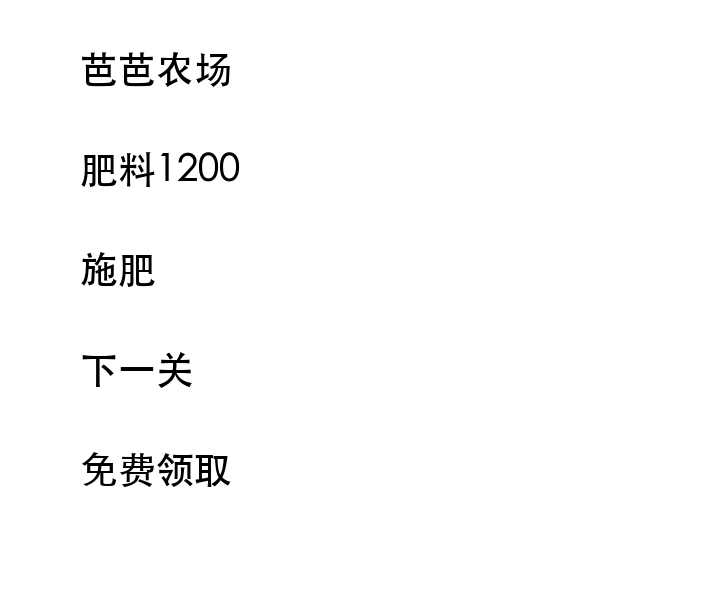
#> input picture android/app/src/androidTest/assets/ocr.png, 720 x 600 px
$ python -i recognition.py   (imports and definitions only)
#> lines starting #> are read from the running program, lines starting #| are printed output that depends on the picture; after the words box and inside, x2 and y2 are one past the last pixel; in counts of white or black regions, pixels touching at a corner belong together
### src/babanongchang/nlgj/verification.py
"""Screen-state checks: game background, hearts, and arrow departure."""

from __future__ import annotations

import cv2
import numpy as np


def white_board_background(image: np.ndarray, top: float, bottom: float) -> bool:
    height = image.shape[0]
    brightness = np.min(image[round(height * top):round(height * bottom)], axis=2)
    white = np.count_nonzero(brightness > 235)
    background = np.count_nonzero(brightness > 120)
    return white / brightness.size >= .45 and white / max(1, background) >= .90


# [21 lines left out: functions heart_count, heart_lost, arrow_has_left, not called in this run]

### src/babanongchang/nlgj/overlay.py
"""Board foreground extraction, app overlays, and safe tap points."""

from __future__ import annotations

import cv2
import numpy as np

from babanongchang.nlgj.models import Board


def dark_board(image: np.ndarray, top: float, bottom: float,
               no_tap: list[tuple[int, int, int, int]] | None = None) -> np.ndarray:
    mask = cv2.inRange(image, (0, 0, 0), (115, 100, 100))
    # A blocked arrow turns red and remains a real obstacle on this game's board.
    red = cv2.inRange(image, (40, 25, 180), (180, 160, 255))
    mask = cv2.bitwise_or(mask, red)
    h = mask.shape[0]
    mask[:round(h * top)] = 0
    mask[round(h * bottom):] = 0
    return remove_edge_overlays(mask, no_tap)


def remove_edge_overlays(mask: np.ndarray,
                         no_tap: list[tuple[int, int, int, int]] | None = None) -> np.ndarray:
    # Floating side buttons are solid blobs anchored to the screen edge; arrow strokes stay thin.
    w = mask.shape[1]
    unit = w / 720
    count, labels, stats, _ = cv2.connectedComponentsWithStats(mask)
    distance = None
    for i in range(1, count):
        x, width = stats[i, cv2.CC_STAT_LEFT], stats[i, cv2.CC_STAT_WIDTH]
        if x > 3 * unit and x + width < w - 3 * unit:
            continue
        if distance is None:
            distance = cv2.distanceTransform(mask, cv2.DIST_L2, 5)
        component = labels == i
        if distance[component].max() >= 8 * unit:
            mask[component] = 0
            if no_tap is not None:
                y, height = stats[i, cv2.CC_STAT_TOP], stats[i, cv2.CC_STAT_HEIGHT]
                # Blob (2,682)-(46,756) had touch bounds (2,594)-(76,800); keep a small margin.
                inward, up, down = round(36 * unit), round(96 * unit), round(52 * unit)
                x0 = 0 if x <= 3 * unit else x - inward
                x1 = w - 1 if x + width >= w - 3 * unit else x + width + inward
                no_tap.append((int(x0), int(y - up), int(x1), int(y + height + down)))
    return mask


# [26 lines left out: function tap_point, not called in this run]

### src/babanongchang/nlgj/recognition.py
"""Arrow recognition and blocker analysis."""

from __future__ import annotations

import cv2
import numpy as np

from babanongchang.nlgj.models import DIRECTIONS, Arrow, Board
from babanongchang.nlgj.overlay import dark_board
from babanongchang.nlgj.verification import white_board_background


def normalize(image: np.ndarray) -> np.ndarray:
    h, w = image.shape[:2]
    return cv2.resize(image, (720, round(h * 720 / w)))


def head_template() -> np.ndarray:
    template = np.zeros((35, 25), np.uint8)
    cv2.rectangle(template, (9, 2), (15, 17), 255, -1)
    cv2.fillConvexPoly(template, np.array([[4, 17], [20, 17], [12, 32]]), 255)
    return template


def topological_order(blockers: dict[int, set[int]]) -> list[int]:
    remaining = set(blockers)
    order = []
    removed = set()
    while remaining:
        ready = sorted(i for i in remaining if blockers[i] <= removed)
        if not ready:
            break
        order.extend(ready)
        remaining.difference_update(ready)
        removed.update(ready)
    return order


def match_heads(mask: np.ndarray, labels: np.ndarray, targets: set[int],
                arrows: dict[int, Arrow], template_down: np.ndarray,
                scale: float, threshold: float = .80) -> None:
    for rotation, (dx, dy) in enumerate(DIRECTIONS):
        template = np.rot90(template_down, rotation).copy()
        th, tw = template.shape
        result = cv2.matchTemplate(mask, template, cv2.TM_CCOEFF_NORMED)
        ys, xs = np.where(result >= threshold)
        for y, x in zip(ys, xs):
            score = float(result[y, x])
            cx, cy = int(x + tw // 2), int(y + th // 2)
            label = int(labels[cy, cx])
            previous = arrows.get(label)
            if label in targets and (previous is None or score > previous.confidence):
                arrows[label] = Arrow(label, cx, cy, dx, dy, score, scale)


def predict_removal(board: Board, label: int) -> Board:
    labels = board.labels.copy()
    labels[labels == label] = 0
    arrows = {i: arrow for i, arrow in board.arrows.items() if i != label}
    blockers = {i: dependencies - {label} for i, dependencies in board.blockers.items() if i != label}
    return Board(board.image, labels, arrows, blockers, topological_order(blockers),
                 reason="" if arrows else "No arrows", no_tap=board.no_tap)


def recognize(image: np.ndarray, top: float = .146, bottom: float = .824) -> Board:
    image = normalize(image)
    h, w = image.shape[:2]
    y0, y1 = round(h * top), round(h * bottom)
    empty = np.zeros((h, w), np.int32)
    board = Board(image, empty, {}, {}, [])
    if not white_board_background(image, top, bottom):
        board.reason = "Board is dimmed/covered or not on a white game screen"
        return board

    # Keep all dark obstacles, even when their arrowheads cannot be recognized.
    mask = dark_board(image, top, bottom, board.no_tap)
    count, labels, stats, _ = cv2.connectedComponentsWithStats(mask)
    expected = {i for i in range(1, count) if stats[i, cv2.CC_STAT_AREA] >= 35}
    board.labels = labels
    if not expected:
        board.reason = "No arrows"
        return board
    for i in expected:
        x, y, width, height, _ = stats[i]
        if x <= 1 or x + width >= w - 1 or y <= y0 + 1 or y + height >= y1 - 1:
            board.reason = "An arrow touches the board crop; zoom out or adjust --board-top/bottom"
            return board

    base = head_template()
    # The first scale handles the current default zoom; other scales are fallback.
    scales = (1., .9, 1.1, .8, 1.2, .7, 1.3, .6, 1.45, .5, 1.6, .4, 1.75)
    for scale in scales:
        scaled = cv2.resize(base, None, fx=scale, fy=scale, interpolation=cv2.INTER_NEAREST)
        match_heads(mask, labels, expected, board.arrows, scaled, scale)
        if set(board.arrows) == expected:
            break
    # Dense boards rasterize tiny heads differently per scale; calibrate from the
    # most confident heads overall and the most confident head at each scale.
    ranked = sorted(board.arrows.values(), key=lambda arrow: arrow.confidence, reverse=True)
    seeds = ranked[:2]
    for arrow in ranked:
        if all(arrow.scale != seed.scale for seed in seeds):
            seeds.append(arrow)
    seeds.sort(key=lambda arrow: arrow.confidence, reverse=True)
    for seed in seeds:
        missing = expected - set(board.arrows)
        if not missing or seed.confidence < .88:
            break
        radius = max(10, round(20 * seed.scale))
        if not (radius < seed.x < w - radius and radius < seed.y < h - radius):
            continue
        patch = np.uint8(labels[seed.y - radius:seed.y + radius + 1,
                                seed.x - radius:seed.x + radius + 1] == seed.label) * 255
        rotation = DIRECTIONS.index((seed.dx, seed.dy))
        patch = np.rot90(patch, -rotation).copy()
        half_width = round(12 * seed.scale)
        template = patch[radius - round(7 * seed.scale):radius + round(17 * seed.scale) + 1,
                         radius - half_width:radius + half_width + 1]
        match_heads(mask, labels, missing, board.arrows, template, seed.scale, threshold=.86)
    # Refine scale gaps only after calibration, without replacing calibrated heads.
    # Earlier refinement can mistake tight bends for heads and skip calibration.
    sorted_scales = sorted(scales)
    for lower, upper in zip(sorted_scales, sorted_scales[1:]):
        missing = expected - set(board.arrows)
        if not missing:
            break
        scale = (lower + upper) / 2
        scaled = cv2.resize(base, None, fx=scale, fy=scale, interpolation=cv2.INTER_NEAREST)
        match_heads(mask, labels, missing, board.arrows, scaled, scale)
    missing = expected - set(board.arrows)
    if missing:
        board.reason = f"Unrecognized strokes/animation: {len(missing)} components"
        return board

    for label, arrow in board.arrows.items():
        x, y, dx, dy = arrow.x, arrow.y, arrow.dx, arrow.dy
        margin = max(2, round(2 * arrow.scale))
        if dx:
            rows = labels[max(0, y - margin):y + margin + 1]
            ray = rows[:, x:] if dx > 0 else rows[:, :x + 1]
        else:
            cols = labels[:, max(0, x - margin):x + margin + 1]
            ray = cols[y:] if dy > 0 else cols[:y + 1]
        # Specks below the arrow area threshold are UI residue, not obstacles.
        board.blockers[label] = set(map(int, np.unique(ray))) & expected - {label}

    board.order = topological_order(board.blockers)
    if len(board.order) != len(board.arrows):
        board.reason = "Dependency cycle or unknown obstacle; refusing to guess"
    return board


def annotate(board: Board) -> np.ndarray:
    image = board.image.copy()
    for label, arrow in board.arrows.items():
        color = (0, 150, 0) if not board.blockers.get(label) else (0, 80, 240)
        cv2.arrowedLine(image, (arrow.x, arrow.y),
                       (arrow.x + arrow.dx * 25, arrow.y + arrow.dy * 25), color, 2)
        cv2.putText(image, str(label), (arrow.x + 6, arrow.y - 6),
                    cv2.FONT_HERSHEY_SIMPLEX, .35, color, 1)
    return image


def report(board: Board) -> dict:
    return {"valid": board.valid, "reason": board.reason, "arrows": len(board.arrows),
            "order": board.order,
            "ready": [i for i, deps in board.blockers.items() if not deps],
            "heads": {i: vars(a) for i, a in board.arrows.items()}}

>>> import cv2
>>> picture = cv2.imread('../../../android/app/src/androidTest/assets/ocr.png')
#> picture is the input picture: shape (600, 720, 3); min 0, max 255, mean 250.8
>>> result = recognize(picture)
#> in white_board_background, `brightness = np.min(image[round(height * top):round(height * bottom)],..`:
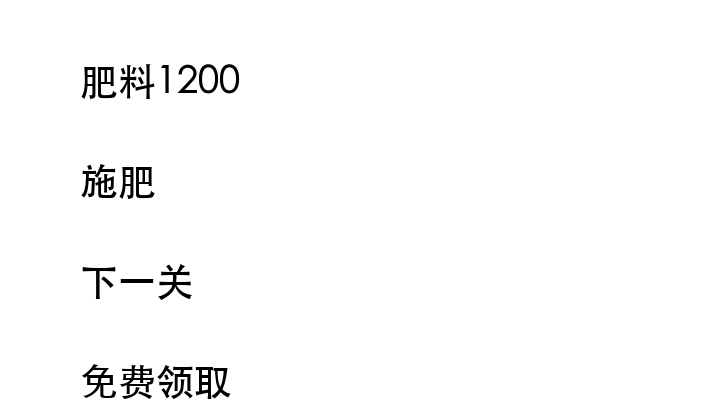
#> brightness: shape (406, 720); min 0, max 255, mean 250.4
#> in white_board_background, `white = np.count_nonzero(brightness > 235)`: white = 285836
#> in white_board_background, `background = np.count_nonzero(brightness > 120)`: background = 287067
#> in dark_board, `mask = cv2.inRange(image, (0, 0, 0), (115, 100, 100))`:
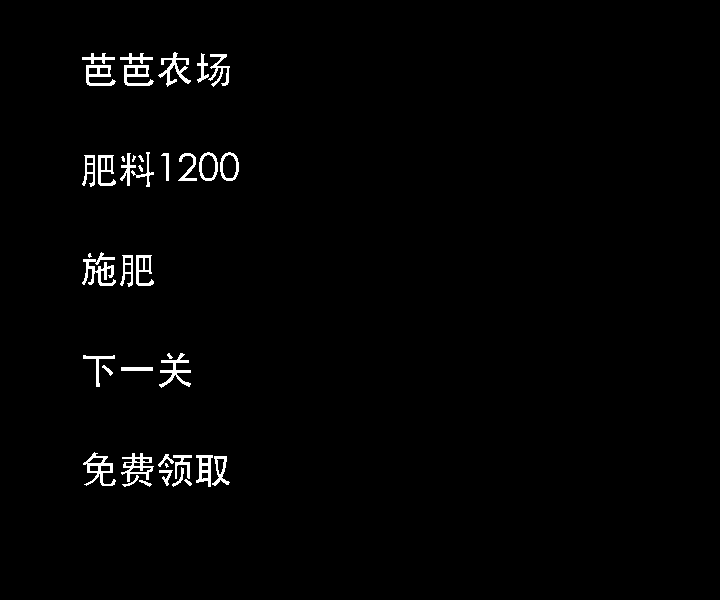
#> mask: shape (600, 720); 1.5% white; 40 white regions (4 under 20 px), largest, box (x1, y1, x2, y2) and area: (82, 252, 116, 286) 476, (83, 452, 116, 486) 385, (158, 52, 191, 87) 365
#> in dark_board, `red = cv2.inRange(image, (40, 25, 180), (180, 160, 255))`: red: shape (600, 720); every value is 0
#> in dark_board, `mask[:round(h * top)] = 0`:
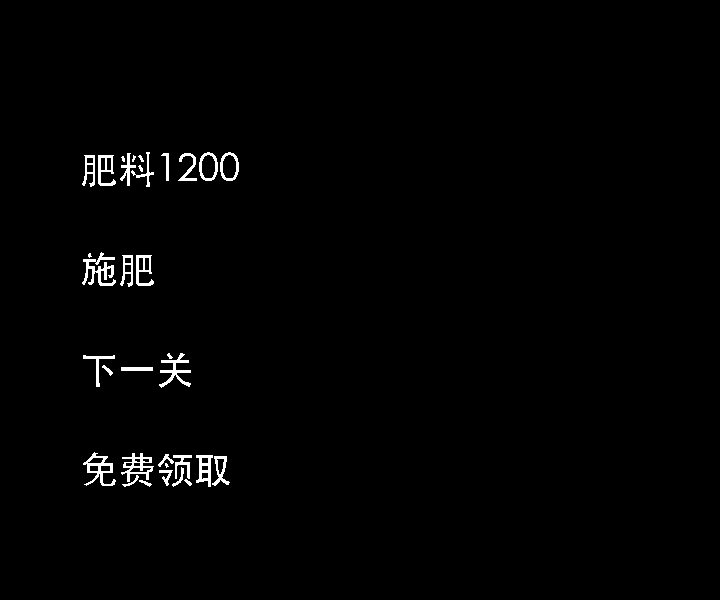
#> mask: shape (600, 720); 1.1% white; 33 white regions (4 under 20 px), largest, box (x1, y1, x2, y2) and area: (82, 252, 116, 286) 476, (83, 452, 116, 486) 385, (121, 453, 154, 482) 365
#> in remove_edge_overlays, `count, labels, stats, _ = cv2.connectedComponentsWithStats(mask)`: labels: shape (600, 720) int32; 34 distinct labels, from 0 to 33
#> in remove_edge_overlays, `count, labels, stats, _ = cv2.connectedComponentsWithStats(mask)`: count = 34; stats = 34 rows, first 6: [0, 0, 720, 600, 427068], [120, 153, 16, 33, 165], [131, 152, 23, 35, 142], [161, 153, 8, 28, 96], [178, 153, 19, 28, 187], [199, 152, 19, 29, 199]
#> the loop in remove_edge_overlays, `for i in range(1, count):` made 33 passes
#> (x, width) on passes 1 to 12: (120, 16), (131, 23), (161, 8), (178, 19), (199, 19), (220, 19), (82, 13), (98, 18), (132, 4), (138, 6), (121, 4), (138, 5)
#> after the loop in remove_edge_overlays, `for i in range(1, count):`: no_tap = []
#> in recognize, `count, labels, stats, _ = cv2.connectedComponentsWithStats(mask)`: count = 34
#> in recognize, `expected = {i for i in range(1, count) if stats[i, cv2.CC_STAT_AREA] >..`: expected = 25 items
#> the loop in recognize, `for i in expected:` made 25 passes
#> (i, x, y, width, height) on passes 9 to 20: (14, 82, 252, 34, 34), (15, 120, 255, 13, 32), (16, 136, 255, 18, 31), (18, 159, 353, 32, 35), (19, 83, 355, 32, 32), (20, 102, 365, 11, 11), (21, 121, 367, 32, 4), (22, 83, 452, 33, 34), (23, 121, 453, 33, 29), (24, 158, 454, 16, 13), (25, 173, 455, 19, 24), (26, 196, 455, 17, 32)
#> (x, y, width, height) on passes 1 to 6: (120, 153, 16, 33), (131, 152, 23, 35), (161, 153, 8, 28), (178, 153, 19, 28), (199, 152, 19, 29), (220, 152, 19, 29)
#> in head_template, `cv2.rectangle(template, (9, 2), (15, 17), 255, -1)`:
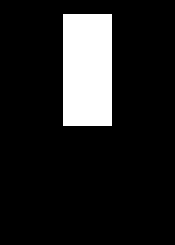
#> template: shape (35, 25) (shown 7 times larger); 12.8% white; 1 white region, box (x1, y1, x2, y2) and area: (9, 2, 16, 18) 112
#> in head_template, `cv2.fillConvexPoly(template, np.array([[4, 17], [20, 17], [12, 32]]), ..`:
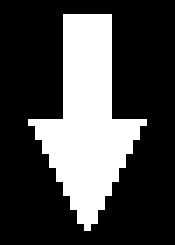
#> template: shape (35, 25) (shown 7 times larger); 28.5% white; 1 white region, box (x1, y1, x2, y2) and area: (4, 2, 21, 33) 249
#> in recognize, `ranked = sorted(board.arrows.values(), key=lambda arrow: arrow.confide..`: ranked = []
